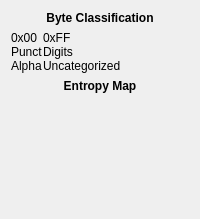
<?xml version="1.0" encoding="UTF-8"?>
<ui version="4.0">
 <class>ByteColorsWidget</class>
 <widget class="QWidget" name="ByteColorsWidget">
  <property name="geometry">
   <rect>
    <x>0</x>
    <y>0</y>
    <width>200</width>
    <height>219</height>
   </rect>
  </property>
  <property name="windowTitle">
   <string>Form</string>
  </property>
  <layout class="QVBoxLayout" name="verticalLayout_3">
   <item>
    <layout class="QVBoxLayout" name="verticalLayout">
     <item>
      <widget class="QLabel" name="label_2">
       <property name="text">
        <string>&lt;html&gt;&lt;head/&gt;&lt;body&gt;&lt;p&gt;&lt;span style=&quot; font-weight:600;&quot;&gt;Byte Classification&lt;/span&gt;&lt;/p&gt;&lt;/body&gt;&lt;/html&gt;</string>
       </property>
       <property name="alignment">
        <set>Qt::AlignCenter</set>
       </property>
      </widget>
     </item>
     <item>
      <layout class="QFormLayout" name="formLayout">
       <property name="formAlignment">
        <set>Qt::AlignCenter</set>
       </property>
       <property name="horizontalSpacing">
        <number>0</number>
       </property>
       <property name="verticalSpacing">
        <number>0</number>
       </property>
       <item row="0" column="0">
        <widget class="QLabel" name="lbl00">
         <property name="text">
          <string>0x00</string>
         </property>
         <property name="alignment">
          <set>Qt::AlignLeading|Qt::AlignLeft|Qt::AlignVCenter</set>
         </property>
         <property name="margin">
          <number>6</number>
         </property>
        </widget>
       </item>
       <item row="0" column="1">
        <widget class="QLabel" name="lblFF">
         <property name="text">
          <string>0xFF</string>
         </property>
         <property name="alignment">
          <set>Qt::AlignLeading|Qt::AlignLeft|Qt::AlignVCenter</set>
         </property>
         <property name="margin">
          <number>6</number>
         </property>
        </widget>
       </item>
       <item row="1" column="0">
        <widget class="QLabel" name="lblPunct">
         <property name="text">
          <string>Punct</string>
         </property>
         <property name="alignment">
          <set>Qt::AlignLeading|Qt::AlignLeft|Qt::AlignVCenter</set>
         </property>
         <property name="margin">
          <number>6</number>
         </property>
        </widget>
       </item>
       <item row="1" column="1">
        <widget class="QLabel" name="lblDigits">
         <property name="text">
          <string>Digits</string>
         </property>
         <property name="alignment">
          <set>Qt::AlignLeading|Qt::AlignLeft|Qt::AlignVCenter</set>
         </property>
         <property name="margin">
          <number>6</number>
         </property>
        </widget>
       </item>
       <item row="2" column="0">
        <widget class="QLabel" name="lblAlpha">
         <property name="text">
          <string>Alpha</string>
         </property>
         <property name="alignment">
          <set>Qt::AlignLeading|Qt::AlignLeft|Qt::AlignVCenter</set>
         </property>
         <property name="margin">
          <number>6</number>
         </property>
        </widget>
       </item>
       <item row="2" column="1">
        <widget class="QLabel" name="lblUncategorized">
         <property name="text">
          <string>Uncategorized</string>
         </property>
         <property name="alignment">
          <set>Qt::AlignLeading|Qt::AlignLeft|Qt::AlignVCenter</set>
         </property>
         <property name="margin">
          <number>6</number>
         </property>
        </widget>
       </item>
      </layout>
     </item>
    </layout>
   </item>
   <item>
    <layout class="QVBoxLayout" name="verticalLayout_2">
     <item>
      <widget class="QLabel" name="label_4">
       <property name="text">
        <string>&lt;html&gt;&lt;head/&gt;&lt;body&gt;&lt;p&gt;&lt;span style=&quot; font-weight:600;&quot;&gt;Entropy Map&lt;/span&gt;&lt;/p&gt;&lt;/body&gt;&lt;/html&gt;</string>
       </property>
       <property name="alignment">
        <set>Qt::AlignCenter</set>
       </property>
      </widget>
     </item>
     <item>
      <widget class="EntropyWidget" name="widget" native="true">
       <property name="minimumSize">
        <size>
         <width>0</width>
         <height>16</height>
        </size>
       </property>
       <property name="maximumSize">
        <size>
         <width>16777215</width>
         <height>16</height>
        </size>
       </property>
      </widget>
     </item>
     <item>
      <spacer name="verticalSpacer">
       <property name="orientation">
        <enum>Qt::Vertical</enum>
       </property>
       <property name="sizeHint" stdset="0">
        <size>
         <width>20</width>
         <height>40</height>
        </size>
       </property>
      </spacer>
     </item>
    </layout>
   </item>
  </layout>
 </widget>
 <customwidgets>
  <customwidget>
   <class>EntropyWidget</class>
   <extends>QWidget</extends>
   <header>binarymapwidget/entropywidget.h</header>
   <container>1</container>
  </customwidget>
 </customwidgets>
 <resources/>
 <connections/>
</ui>
